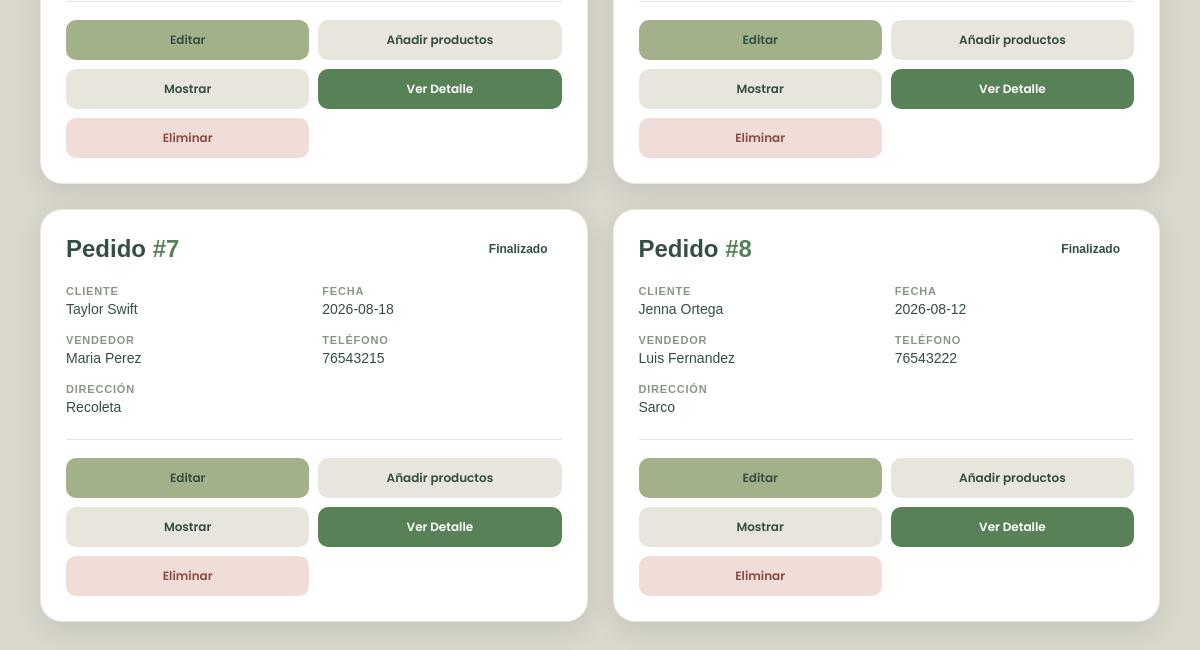
Page /Pedidos/leerpedido.php (lower part) on the earlier database version.
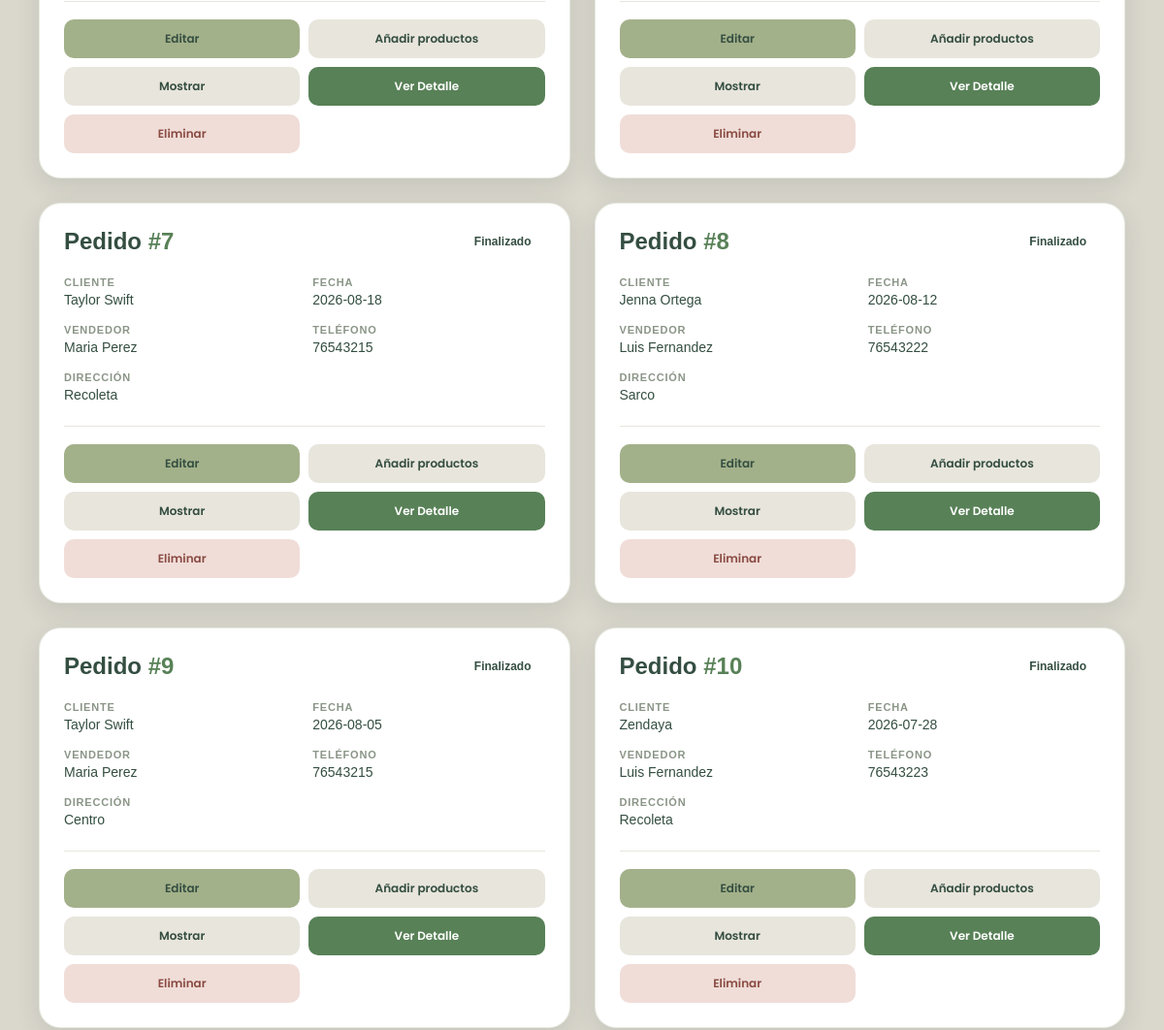
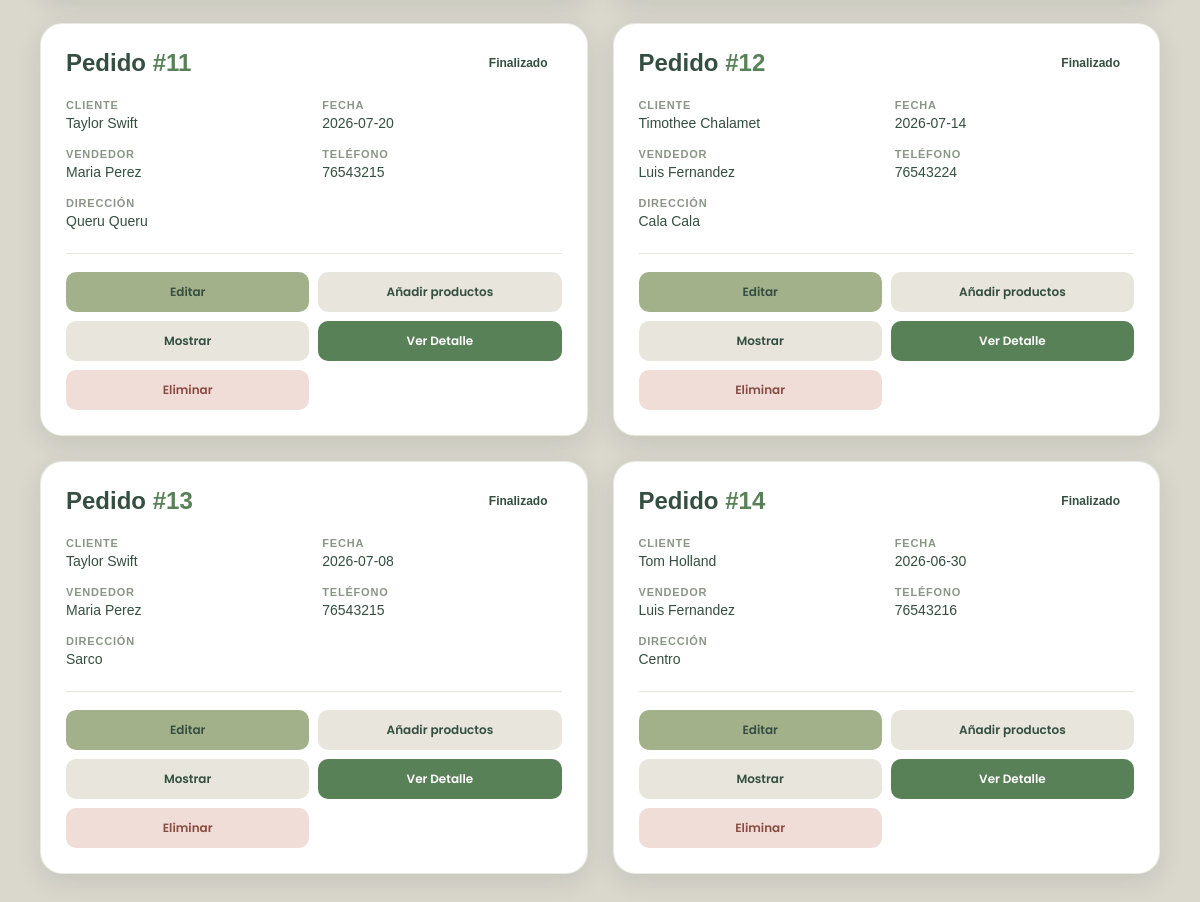
Same page on the later database version (2 pictures, top to bottom).
### tables this page shows
CREATE TABLE IF NOT EXISTS `pedidos` (
  `id` INT NOT NULL AUTO_INCREMENT,
  `Nombre` VARCHAR(200) NULL,
  `Fecha` DATE NULL,
  `Estado` VARCHAR(45) NULL,
  `NombreVendedor` VARCHAR(200) NULL,
  `Direccion` VARCHAR(45) NULL,
  `Telefono` INT NULL,
  PRIMARY KEY (`id`)
);

### Pedidos/leerpedido.php (the view, shortened to what this page needs)
<?php
$servername = "localhost";
$username = "root";
$password = "";
$bdname = "vakerysss";
$conn = new mysqli($servername, $username, $password, $bdname);
$sql = "SELECT * FROM Pedidos";
?>
<html>
<head>
    <link rel="stylesheet" href="estilosleerpedidos.css">
</head>
<body>
<div class="contenedor">
    <div class="pedidos">
        <?php
        $resultado = $conn->query($sql);
        if ($resultado->num_rows > 0){
            while($fila = $resultado->fetch_assoc()){
                $id = $fila['id'];
                echo "
                <div class='pedido'>
                    <div class='pedido-top'>
                        <div class='codigo'>
                            Pedido <span>#".$fila['id']."</span>
                        </div>
                        <div class='estado estado-".$fila['Estado']."'>
                                    ".$fila['Estado']."
                        </div>
                    </div>
                    <div class='info'>
                        <div class='dato'>
                            <span class='etiqueta'>Cliente</span>
                            <span class='valor'>".$fila['Nombre']."</span>
                        </div>
                        <div class='dato'>
                            <span class='etiqueta'>Fecha</span>
                            <span class='valor'>".$fila['Fecha']."</span>
                        </div>
                        <div class='dato'>
                            <span class='etiqueta'>Vendedor</span>
                            <span class='valor'>".$fila['NombreVendedor']."</span>
                        </div>
                        <div class='dato'>
                            <span class='etiqueta'>Teléfono</span>
                            <span class='valor'>".$fila['Telefono']."</span>
                        </div>
                        <div class='dato dato-completo'>
                            <span class='etiqueta'>Dirección</span>
                            <span class='valor'>".$fila['Direccion']."</span>
                        </div>
                    </div>
                    <div class='separador'></div>
                    <div class='acciones'>
                        <a href='actualizarpedido.php?id=$id'>
                            <button class='accion editar'>Editar</button>
                        </a>
                        <a href='../carrito/miCarrito.php?idPedido=$id'>
                            <button class='accion mostrar'>Añadir productos</button>
                        </a>
                        <a href='mostrarproductos.php?id=$id'>
                        <button class='accion mostrar'>Mostrar</button>
                        </a>
                        <a href='mostrardetalle.php?id=$id'>
                            <button class='accion detalle'>Ver Detalle</button>
                        </a>
                        <a href='eliminarpedido.php?id=$id'>
                            <button class='accion eliminar'>Eliminar</button>
                        </a>
                    </div>
                </div>
                ";
            }
        } else {
            echo "<div class='sin-pedidos'>No hay pedidos registrados.</div>";
        }
        ?>
    </div>
</div>
</body>
</html>

Differences in the rows shown:
added pedidos: id "9", Estado "Finalizado", Nombre "Taylor Swift", Fecha "2026-08-05", NombreVendedor "Maria Perez", Telefono "76543215", Direccion "Centro"
added pedidos: id "10", Estado "Finalizado", Nombre "Zendaya", Fecha "2026-07-28", NombreVendedor "Luis Fernandez", Telefono "76543223", Direccion "Recoleta"
added pedidos: id "11", Estado "Finalizado", Nombre "Taylor Swift", Fecha "2026-07-20", NombreVendedor "Maria Perez", Telefono "76543215", Direccion "Queru Queru"
added pedidos: id "12", Estado "Finalizado", Nombre "Timothee Chalamet", Fecha "2026-07-14", NombreVendedor "Luis Fernandez", Telefono "76543224", Direccion "Cala Cala"
added pedidos: id "13", Estado "Finalizado", Nombre "Taylor Swift", Fecha "2026-07-08", NombreVendedor "Maria Perez", Telefono "76543215", Direccion "Sarco"
added pedidos: id "14", Estado "Finalizado", Nombre "Tom Holland", Fecha "2026-06-30", NombreVendedor "Luis Fernandez", Telefono "76543216", Direccion "Centro"
